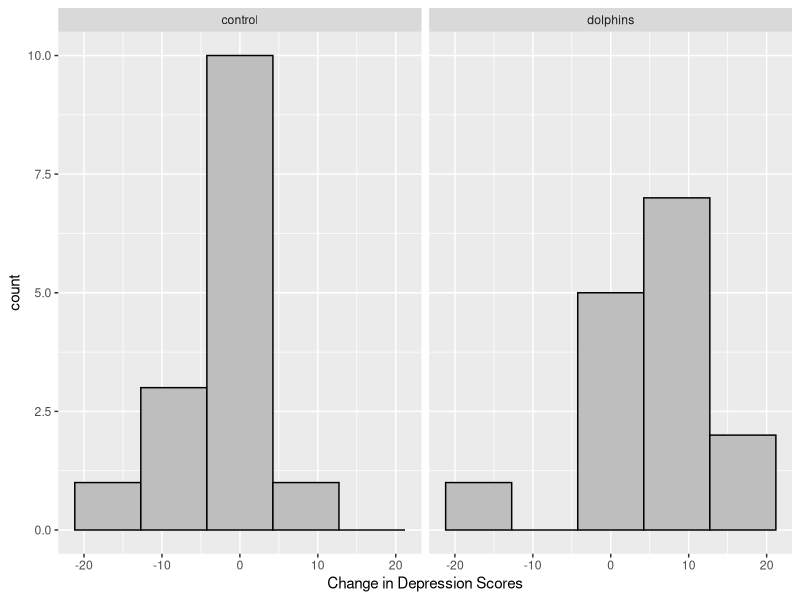
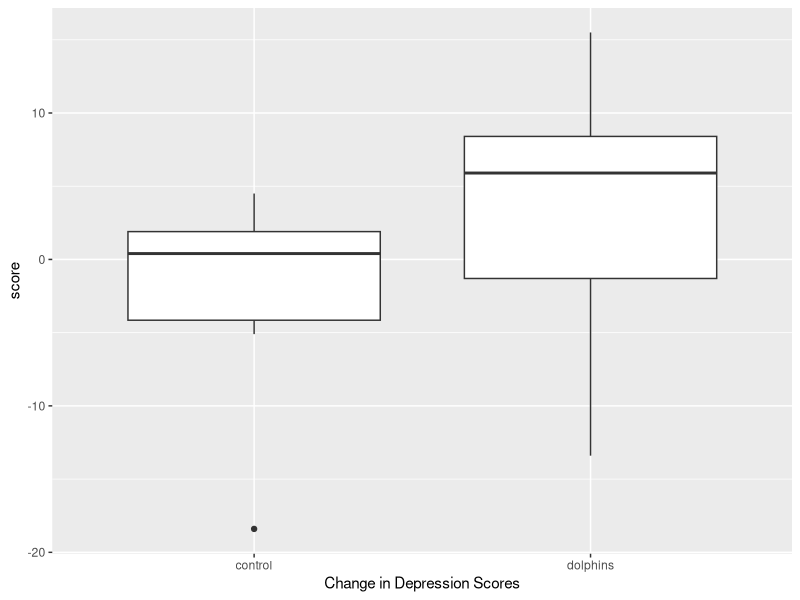
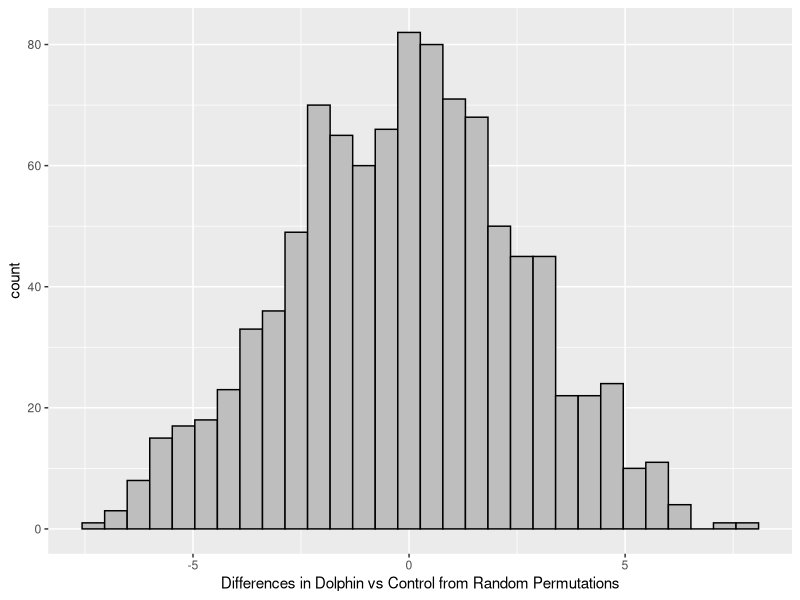

R code for these plots, in order:
## ---- chunk 1
knitr::opts_chunk$set(echo = TRUE)
## ---- chunk 2
library(tidyverse)
## ---- chunk 3
dolphins <- read_csv("dolphins.csv")
glimpse(dolphins)

# plot results (histograms)
dolphins %>%
  ggplot(aes(x = score)) +
  geom_histogram(bins=5, color="black", fill="gray") +
  labs(x = "Change in Depression Scores") +
  facet_wrap(~group)

# plot results (boxplot)
dolphins %>%
  ggplot(aes(x = group, y=score)) +
  geom_boxplot() +
  labs(x = "Change in Depression Scores")
## ---- chunk 4

mean_obs <- 
  dolphins %>%
  group_by(group) %>%
  summarise(means = mean(score))

mean_obs

delta_mean_obs <- 
  dolphins %>%
  group_by(group) %>%
  summarise(means = mean(score), .groups="drop") %>%
  summarise(value = diff(means)) %>%
  as.numeric()

delta_mean_obs
## ---- chunk 5
# simulation info
num_trials <- 1000  # number of simulated values

# random seed
set.seed(130)

# simulate!
delta_mean_simulations <- rep(NA, num_trials)
for(i in 1:num_trials){
  # perform a random permutation
  simdata <- 
    dolphins %>% 
    mutate(group = sample(group, replace=FALSE))
  # compute the simulated test statistic
  delta_mean_sim <- 
    simdata %>% 
    group_by(group) %>%
    summarise(means = mean(score), .groups="drop") %>%
    summarise(value = diff(means)) %>%
    as.numeric()
  # store the simulated value
  delta_mean_simulations[i] <- delta_mean_sim
}

# save output to a new tibble
simulation_results <- tibble(mean_diff = delta_mean_simulations)

# plot results
simulation_results %>%
  ggplot(aes(x = mean_diff)) +
  geom_histogram(bins=30, color="black", fill="gray") +
  labs(x = "Differences in Dolphin vs Control from Random Permutations")
## ---- chunk 6
# calculate 2-sided p-value
delta_mean_null <- 0  # null hypothesis value

pvalue_2side <- 
  sum(abs(delta_mean_simulations - delta_mean_null) >= 
      abs(delta_mean_obs - delta_mean_null)) / num_trials

print(pvalue_2side)
## ---- chunk 7
# run hypothesis test

alpha <- 0.05  # alpha level
reject_null <- pvalue_2side < alpha  # reject the null?

print(reject_null)
